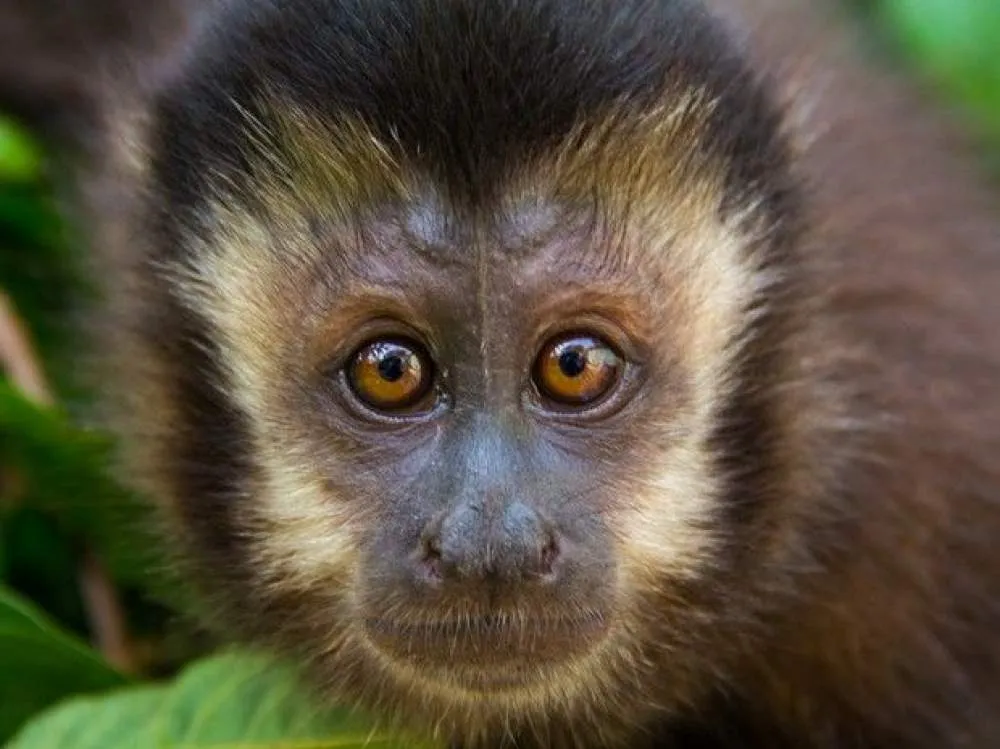
//> input picture dumpImageTest/macaco.png, 1000 x 749 px
$ ./imageWarp   (built with g++ and OpenCV 4)
//> lines starting //> are read from the running program, lines starting //| are printed output that depends on the picture
#include <opencv4/opencv2/imgcodecs.hpp>
#include <opencv4/opencv2/highgui.hpp>
#include <opencv4/opencv2/imgproc.hpp>
#include <iostream>

using namespace cv;
using namespace std;


///the main objective is to distort the monkey image, the result is to seems like the monkey is seeing to the right, but in the real image it is seeing to the front.
int main()
{
    string path = "dumpImageTest/macaco.png";

    Mat img = imread(path);
//> img is the input picture: 749 rows x 1000 cols, CV_8UC3; mean B, G, R 62.2, 80.2, 88.4

    /// resizing the image, to a known value;
    resize(img, img, Size(700,700));
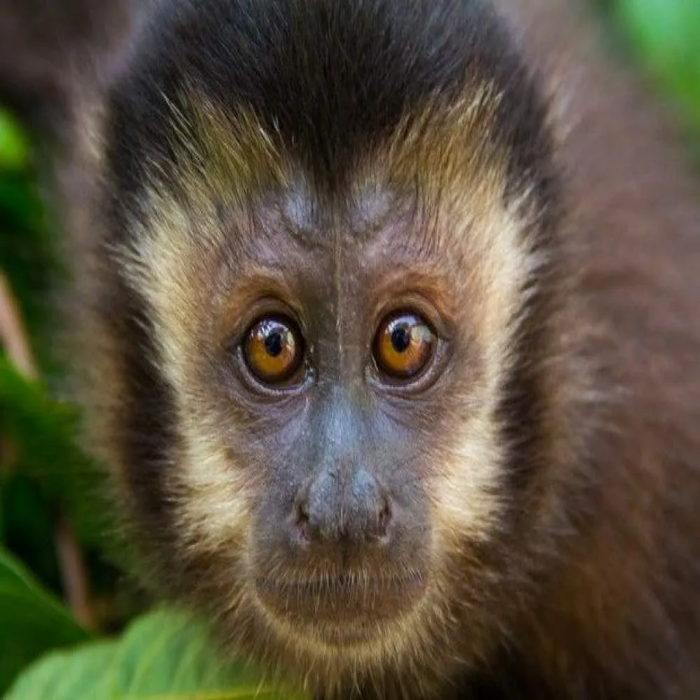
//> img: 700 rows x 700 cols, CV_8UC3; mean B, G, R 62.1, 80, 88.3

    /// now that we know the value, we can choose four point in the image to distorce. I choose the face of the monkey.
    Point2f src[4] = {{700/3, 700/3},{700 -(700/3), 700/3},{700/3, 700-(700/3)}, {700-(700/3),700-(700/3)}};
    /// now we use math to distorce the image in a diferent size, here is the out point.
    Point2f dst[4] = {{20.0f, 20.0f}, {250.0f,0.0f}, {0.0f,350.f}, {230.f, 330.f}};

    Mat matrix, imgWarp;

    /// use this function that will distorce the image together with the next one;
    matrix = getPerspectiveTransform(src, dst);
    warpPerspective(img, imgWarp, matrix, Point(247, 347));
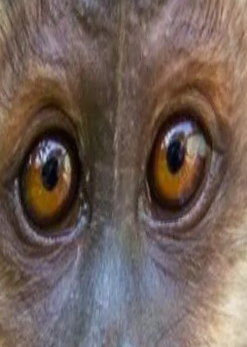
//> imgWarp: 347 rows x 247 cols, CV_8UC3; mean B, G, R 88.2, 95.7, 112.4

    imshow("Image", img);
    imshow("Image Warp", imgWarp);

    waitKey(0);

    return 0;
}

$ run again, with dumpImageTest/bunchTraffic.png copied over dumpImageTest/macaco.png
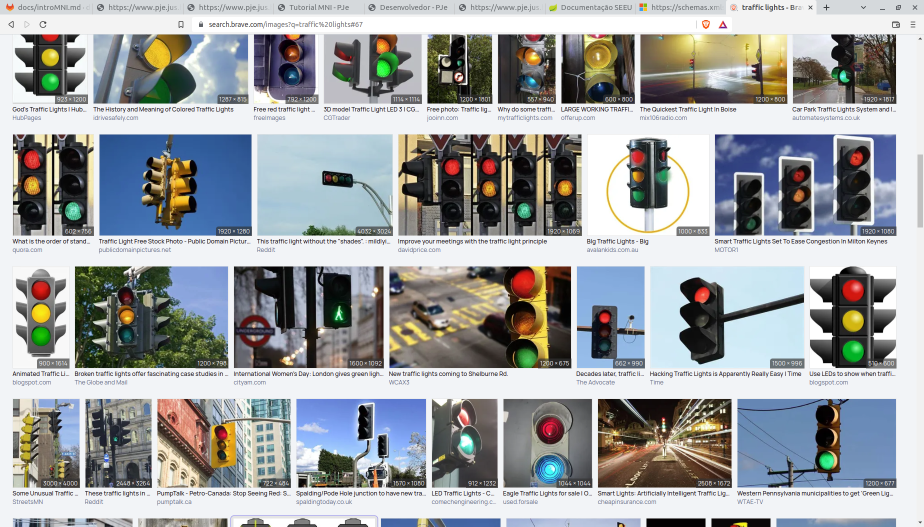
//> input picture dumpImageTest/bunchTraffic.png, 1848 x 1053 px (shown at 1/2 size)
//> img is the input picture: 1053 rows x 1848 cols, CV_8UC3; mean B, G, R 163.8, 162, 158.9
//> `resize(img, img, Size(700,700));`:
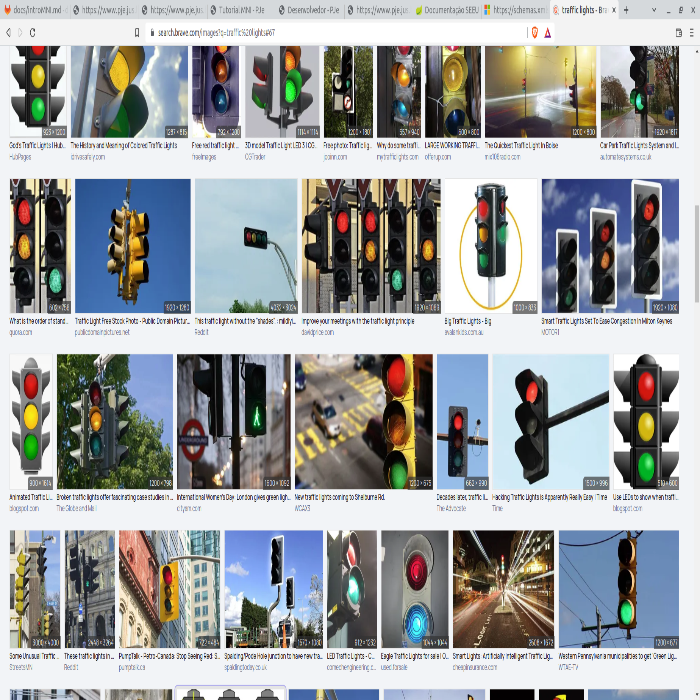
//> img: 700 rows x 700 cols, CV_8UC3; mean B, G, R 163.6, 161.9, 158.7
//> `warpPerspective(img, imgWarp, matrix, Point(247, 347));`:
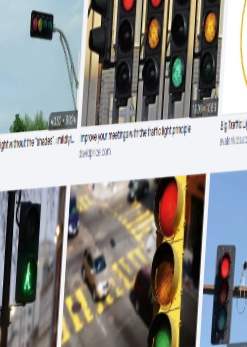
//> imgWarp: 347 rows x 247 cols, CV_8UC3; mean B, G, R 136.8, 140.6, 140.8
